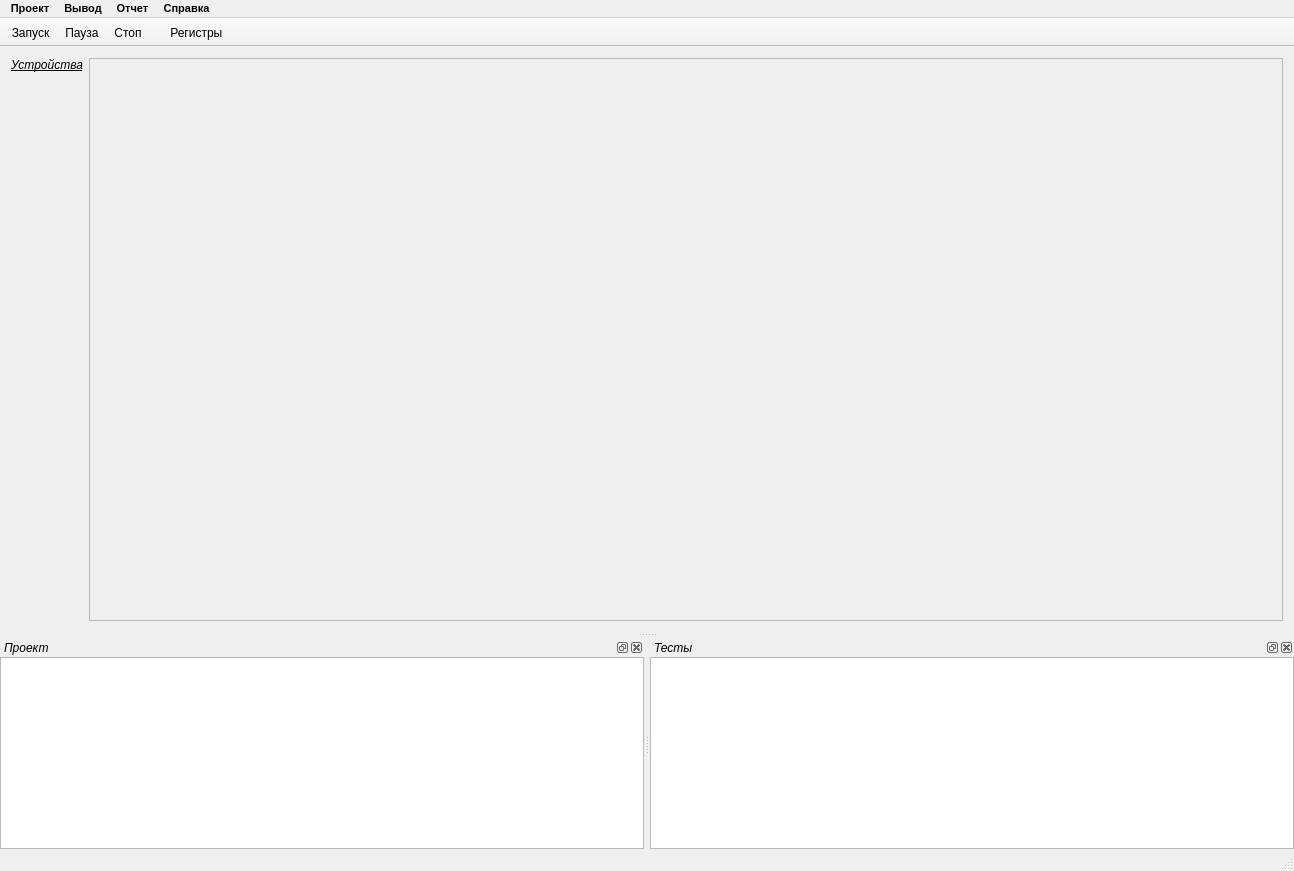
<?xml version="1.0" encoding="UTF-8"?>
<ui version="4.0">
 <class>MainWindow</class>
 <widget class="QMainWindow" name="MainWindow">
  <property name="geometry">
   <rect>
    <x>0</x>
    <y>0</y>
    <width>1294</width>
    <height>871</height>
   </rect>
  </property>
  <property name="windowTitle">
   <string>Программа управления тестированием ВСК</string>
  </property>
  <property name="windowIcon">
   <iconset resource="tgca.qrc">
    <normaloff>:/pictogram/shield_red_2348.png</normaloff>:/pictogram/shield_red_2348.png</iconset>
  </property>
  <widget class="QWidget" name="centralWidget">
   <layout class="QGridLayout" name="gridLayout">
    <item row="0" column="0">
     <layout class="QVBoxLayout" name="deviceLayout">
      <item>
       <widget class="QLabel" name="labeDevicesTitle">
        <property name="font">
         <font>
          <weight>50</weight>
          <italic>true</italic>
          <bold>false</bold>
          <underline>true</underline>
         </font>
        </property>
        <property name="contextMenuPolicy">
         <enum>Qt::CustomContextMenu</enum>
        </property>
        <property name="text">
         <string>Устройства</string>
        </property>
        <property name="alignment">
         <set>Qt::AlignBottom|Qt::AlignHCenter</set>
        </property>
       </widget>
      </item>
      <item>
       <layout class="QVBoxLayout" name="devices"/>
      </item>
      <item>
       <spacer name="verticalSpacer">
        <property name="orientation">
         <enum>Qt::Vertical</enum>
        </property>
        <property name="sizeHint" stdset="0">
         <size>
          <width>20</width>
          <height>40</height>
         </size>
        </property>
       </spacer>
      </item>
     </layout>
    </item>
    <item row="0" column="1">
     <widget class="QScrollArea" name="scrollArea">
      <property name="widgetResizable">
       <bool>true</bool>
      </property>
      <widget class="QWidget" name="scrollLayout">
       <property name="geometry">
        <rect>
         <x>0</x>
         <y>0</y>
         <width>1188</width>
         <height>538</height>
        </rect>
       </property>
       <layout class="QVBoxLayout" name="verticalLayout">
        <item>
         <layout class="QVBoxLayout" name="tests"/>
        </item>
        <item>
         <spacer name="verticalSpacer_2">
          <property name="orientation">
           <enum>Qt::Vertical</enum>
          </property>
          <property name="sizeHint" stdset="0">
           <size>
            <width>20</width>
            <height>266</height>
           </size>
          </property>
         </spacer>
        </item>
       </layout>
      </widget>
     </widget>
    </item>
   </layout>
  </widget>
  <widget class="QToolBar" name="mainToolBar">
   <property name="font">
    <font>
     <pointsize>9</pointsize>
     <weight>50</weight>
     <bold>false</bold>
    </font>
   </property>
   <property name="windowTitle">
    <string>Инструменты</string>
   </property>
   <property name="movable">
    <bool>false</bool>
   </property>
   <property name="iconSize">
    <size>
     <width>20</width>
     <height>20</height>
    </size>
   </property>
   <property name="toolButtonStyle">
    <enum>Qt::ToolButtonTextUnderIcon</enum>
   </property>
   <property name="floatable">
    <bool>false</bool>
   </property>
   <attribute name="toolBarArea">
    <enum>TopToolBarArea</enum>
   </attribute>
   <attribute name="toolBarBreak">
    <bool>false</bool>
   </attribute>
   <addaction name="actRun"/>
   <addaction name="actPause"/>
   <addaction name="actStop"/>
   <addaction name="actConfiguration"/>
  </widget>
  <widget class="QMenuBar" name="menuBar">
   <property name="geometry">
    <rect>
     <x>0</x>
     <y>0</y>
     <width>1294</width>
     <height>22</height>
    </rect>
   </property>
   <property name="font">
    <font>
     <pointsize>8</pointsize>
     <weight>75</weight>
     <bold>true</bold>
    </font>
   </property>
   <widget class="QMenu" name="project">
    <property name="font">
     <font>
      <pointsize>9</pointsize>
     </font>
    </property>
    <property name="title">
     <string>Проект</string>
    </property>
    <widget class="QMenu" name="menuTests">
     <property name="title">
      <string>Добавить тест</string>
     </property>
     <addaction name="actCreateTest"/>
     <addaction name="actLoadTest"/>
    </widget>
    <addaction name="actLoadPrj"/>
    <addaction name="actSavePrj"/>
    <addaction name="actAddDevice"/>
    <addaction name="menuTests"/>
   </widget>
   <widget class="QMenu" name="report">
    <property name="font">
     <font>
      <pointsize>9</pointsize>
     </font>
    </property>
    <property name="title">
     <string>Отчет</string>
    </property>
    <addaction name="actCreateRep"/>
    <addaction name="actPrintRep"/>
   </widget>
   <widget class="QMenu" name="reference">
    <property name="font">
     <font>
      <pointsize>9</pointsize>
     </font>
    </property>
    <property name="title">
     <string>Справка</string>
    </property>
    <addaction name="actAbout"/>
    <addaction name="actHelp"/>
   </widget>
   <widget class="QMenu" name="outputMenu">
    <property name="title">
     <string>Вывод</string>
    </property>
   </widget>
   <addaction name="project"/>
   <addaction name="outputMenu"/>
   <addaction name="report"/>
   <addaction name="reference"/>
  </widget>
  <widget class="QStatusBar" name="statusBar"/>
  <widget class="QDockWidget" name="dockPro">
   <property name="font">
    <font>
     <weight>50</weight>
     <italic>true</italic>
     <bold>false</bold>
    </font>
   </property>
   <property name="floating">
    <bool>false</bool>
   </property>
   <property name="windowTitle">
    <string>Проект</string>
   </property>
   <attribute name="dockWidgetArea">
    <number>8</number>
   </attribute>
   <widget class="QWidget" name="dockWidgetContents">
    <layout class="QGridLayout" name="gridLayout_2">
     <property name="leftMargin">
      <number>0</number>
     </property>
     <property name="topMargin">
      <number>0</number>
     </property>
     <property name="rightMargin">
      <number>0</number>
     </property>
     <property name="bottomMargin">
      <number>0</number>
     </property>
     <item row="0" column="0">
      <widget class="QTextBrowser" name="projectBrowser">
       <property name="sizePolicy">
        <sizepolicy hsizetype="Expanding" vsizetype="Expanding">
         <horstretch>0</horstretch>
         <verstretch>0</verstretch>
        </sizepolicy>
       </property>
       <property name="font">
        <font>
         <pointsize>7</pointsize>
        </font>
       </property>
       <property name="contextMenuPolicy">
        <enum>Qt::CustomContextMenu</enum>
       </property>
      </widget>
     </item>
    </layout>
   </widget>
  </widget>
  <widget class="QDockWidget" name="dockTest">
   <property name="font">
    <font>
     <italic>true</italic>
    </font>
   </property>
   <property name="windowTitle">
    <string>Тесты</string>
   </property>
   <attribute name="dockWidgetArea">
    <number>8</number>
   </attribute>
   <widget class="QWidget" name="dockWidgetContents_2">
    <layout class="QGridLayout" name="gridLayout_3">
     <property name="leftMargin">
      <number>0</number>
     </property>
     <property name="topMargin">
      <number>0</number>
     </property>
     <property name="rightMargin">
      <number>0</number>
     </property>
     <property name="bottomMargin">
      <number>0</number>
     </property>
     <item row="0" column="0">
      <widget class="QTextBrowser" name="testBrowser">
       <property name="contextMenuPolicy">
        <enum>Qt::CustomContextMenu</enum>
       </property>
       <property name="html">
        <string>&lt;!DOCTYPE HTML PUBLIC &quot;-//W3C//DTD HTML 4.0//EN&quot; &quot;http://www.w3.org/TR/REC-html40/strict.dtd&quot;&gt;
&lt;html&gt;&lt;head&gt;&lt;meta name=&quot;qrichtext&quot; content=&quot;1&quot; /&gt;&lt;style type=&quot;text/css&quot;&gt;
p, li { white-space: pre-wrap; }
&lt;/style&gt;&lt;/head&gt;&lt;body style=&quot; font-family:'Sans'; font-size:10pt; font-weight:400; font-style:italic;&quot;&gt;
&lt;p style=&quot;-qt-paragraph-type:empty; margin-top:0px; margin-bottom:0px; margin-left:0px; margin-right:0px; -qt-block-indent:0; text-indent:0px;&quot;&gt;&lt;br /&gt;&lt;/p&gt;&lt;/body&gt;&lt;/html&gt;</string>
       </property>
      </widget>
     </item>
    </layout>
   </widget>
  </widget>
  <action name="actConfiguration">
   <property name="icon">
    <iconset resource="tgca.qrc">
     <normaloff>:/pictogram/calculator_8158.png</normaloff>:/pictogram/calculator_8158.png</iconset>
   </property>
   <property name="text">
    <string>Конфигурация</string>
   </property>
   <property name="iconText">
    <string>    Регистры  </string>
   </property>
   <property name="toolTip">
    <string>Просмотр и конфигурация регистров устройства</string>
   </property>
  </action>
  <action name="actLoadPrj">
   <property name="icon">
    <iconset resource="tgca.qrc">
     <normaloff>:/pictogram/kde-document-open_9221.png</normaloff>:/pictogram/kde-document-open_9221.png</iconset>
   </property>
   <property name="text">
    <string>Загрузить</string>
   </property>
   <property name="toolTip">
    <string>Загрузить проект из файла</string>
   </property>
   <property name="shortcut">
    <string>Ctrl+P</string>
   </property>
  </action>
  <action name="actSavePrj">
   <property name="icon">
    <iconset resource="tgca.qrc">
     <normaloff>:/pictogram/disk_1286.png</normaloff>:/pictogram/disk_1286.png</iconset>
   </property>
   <property name="text">
    <string>Сохранить</string>
   </property>
   <property name="toolTip">
    <string>Сохранить проект в файле</string>
   </property>
   <property name="shortcut">
    <string>Ctrl+S</string>
   </property>
  </action>
  <action name="actCreateRep">
   <property name="icon">
    <iconset resource="tgca.qrc">
     <normaloff>:/pictogram/script_save_8920.png</normaloff>:/pictogram/script_save_8920.png</iconset>
   </property>
   <property name="text">
    <string>Сохранить в PDF</string>
   </property>
   <property name="toolTip">
    <string>Создать отчёт для просмотра</string>
   </property>
   <property name="shortcut">
    <string>Ctrl+R</string>
   </property>
  </action>
  <action name="actPrintRep">
   <property name="icon">
    <iconset resource="tgca.qrc">
     <normaloff>:/pictogram/printer_5065.png</normaloff>:/pictogram/printer_5065.png</iconset>
   </property>
   <property name="text">
    <string>Напечатать</string>
   </property>
   <property name="toolTip">
    <string>Создание и печать отчёта без просмотра</string>
   </property>
  </action>
  <action name="actAbout">
   <property name="text">
    <string>О программе</string>
   </property>
   <property name="toolTip">
    <string>Справка о программе</string>
   </property>
   <property name="shortcut">
    <string>Ctrl+?</string>
   </property>
  </action>
  <action name="actHelp">
   <property name="text">
    <string>Помощь</string>
   </property>
   <property name="toolTip">
    <string>Открыть файл описания (руководство)</string>
   </property>
   <property name="shortcut">
    <string>F1</string>
   </property>
  </action>
  <action name="actAddDevice">
   <property name="text">
    <string>Добавить устройство</string>
   </property>
   <property name="shortcut">
    <string>Ctrl+A</string>
   </property>
  </action>
  <action name="actRun">
   <property name="icon">
    <iconset resource="tgca.qrc">
     <normaloff>:/pictogram/gtk-media-play-ltr_8717.png</normaloff>:/pictogram/gtk-media-play-ltr_8717.png</iconset>
   </property>
   <property name="text">
    <string>Запуск</string>
   </property>
   <property name="toolTip">
    <string>Запустить тест(ы) на выполнение</string>
   </property>
   <property name="shortcut">
    <string>F5</string>
   </property>
  </action>
  <action name="actCreateTest">
   <property name="text">
    <string>Создать</string>
   </property>
   <property name="toolTip">
    <string>Создать новый тест</string>
   </property>
   <property name="shortcut">
    <string>Ctrl+N</string>
   </property>
  </action>
  <action name="actLoadTest">
   <property name="text">
    <string>Загрузить</string>
   </property>
   <property name="toolTip">
    <string>Загрузить тест из файла</string>
   </property>
   <property name="shortcut">
    <string>Ctrl+L</string>
   </property>
  </action>
  <action name="actPause">
   <property name="icon">
    <iconset resource="tgca.qrc">
     <normaloff>:/pictogram/gtk-media-pause_2289.png</normaloff>:/pictogram/gtk-media-pause_2289.png</iconset>
   </property>
   <property name="text">
    <string>Пауза</string>
   </property>
   <property name="shortcut">
    <string>Pause</string>
   </property>
  </action>
  <action name="actStop">
   <property name="icon">
    <iconset resource="tgca.qrc">
     <normaloff>:/pictogram/gtk-media-stop_9402.png</normaloff>:/pictogram/gtk-media-stop_9402.png</iconset>
   </property>
   <property name="text">
    <string>Стоп</string>
   </property>
   <property name="toolTip">
    <string>Прервать выполнение тестов</string>
   </property>
   <property name="shortcut">
    <string>Ctrl+Cancel</string>
   </property>
  </action>
 </widget>
 <layoutdefault spacing="6" margin="11"/>
 <resources>
  <include location="tgca.qrc"/>
 </resources>
 <connections>
  <connection>
   <sender>actAddDevice</sender>
   <signal>triggered()</signal>
   <receiver>MainWindow</receiver>
   <slot>addDevice()</slot>
   <hints>
    <hint type="sourcelabel">
     <x>-1</x>
     <y>-1</y>
    </hint>
    <hint type="destinationlabel">
     <x>548</x>
     <y>363</y>
    </hint>
   </hints>
  </connection>
  <connection>
   <sender>actLoadPrj</sender>
   <signal>triggered()</signal>
   <receiver>MainWindow</receiver>
   <slot>onLoadPrj()</slot>
   <hints>
    <hint type="sourcelabel">
     <x>-1</x>
     <y>-1</y>
    </hint>
    <hint type="destinationlabel">
     <x>548</x>
     <y>363</y>
    </hint>
   </hints>
  </connection>
  <connection>
   <sender>actConfiguration</sender>
   <signal>triggered()</signal>
   <receiver>MainWindow</receiver>
   <slot>onPushConfig()</slot>
   <hints>
    <hint type="sourcelabel">
     <x>-1</x>
     <y>-1</y>
    </hint>
    <hint type="destinationlabel">
     <x>548</x>
     <y>363</y>
    </hint>
   </hints>
  </connection>
  <connection>
   <sender>actCreateRep</sender>
   <signal>triggered()</signal>
   <receiver>MainWindow</receiver>
   <slot>onCreateRep()</slot>
   <hints>
    <hint type="sourcelabel">
     <x>-1</x>
     <y>-1</y>
    </hint>
    <hint type="destinationlabel">
     <x>548</x>
     <y>363</y>
    </hint>
   </hints>
  </connection>
  <connection>
   <sender>actHelp</sender>
   <signal>triggered()</signal>
   <receiver>MainWindow</receiver>
   <slot>onHelp()</slot>
   <hints>
    <hint type="sourcelabel">
     <x>-1</x>
     <y>-1</y>
    </hint>
    <hint type="destinationlabel">
     <x>548</x>
     <y>363</y>
    </hint>
   </hints>
  </connection>
  <connection>
   <sender>actPrintRep</sender>
   <signal>triggered()</signal>
   <receiver>MainWindow</receiver>
   <slot>onPrintRep()</slot>
   <hints>
    <hint type="sourcelabel">
     <x>-1</x>
     <y>-1</y>
    </hint>
    <hint type="destinationlabel">
     <x>548</x>
     <y>363</y>
    </hint>
   </hints>
  </connection>
  <connection>
   <sender>actSavePrj</sender>
   <signal>triggered()</signal>
   <receiver>MainWindow</receiver>
   <slot>onSavePrj()</slot>
   <hints>
    <hint type="sourcelabel">
     <x>-1</x>
     <y>-1</y>
    </hint>
    <hint type="destinationlabel">
     <x>548</x>
     <y>363</y>
    </hint>
   </hints>
  </connection>
  <connection>
   <sender>labeDevicesTitle</sender>
   <signal>customContextMenuRequested(QPoint)</signal>
   <receiver>MainWindow</receiver>
   <slot>onMenuDevices(QPoint)</slot>
   <hints>
    <hint type="sourcelabel">
     <x>85</x>
     <y>84</y>
    </hint>
    <hint type="destinationlabel">
     <x>548</x>
     <y>363</y>
    </hint>
   </hints>
  </connection>
  <connection>
   <sender>actAbout</sender>
   <signal>triggered()</signal>
   <receiver>MainWindow</receiver>
   <slot>onAbout()</slot>
   <hints>
    <hint type="sourcelabel">
     <x>-1</x>
     <y>-1</y>
    </hint>
    <hint type="destinationlabel">
     <x>548</x>
     <y>363</y>
    </hint>
   </hints>
  </connection>
  <connection>
   <sender>actCreateTest</sender>
   <signal>triggered()</signal>
   <receiver>MainWindow</receiver>
   <slot>createTest()</slot>
   <hints>
    <hint type="sourcelabel">
     <x>-1</x>
     <y>-1</y>
    </hint>
    <hint type="destinationlabel">
     <x>597</x>
     <y>261</y>
    </hint>
   </hints>
  </connection>
  <connection>
   <sender>actLoadTest</sender>
   <signal>triggered()</signal>
   <receiver>MainWindow</receiver>
   <slot>loadTest()</slot>
   <hints>
    <hint type="sourcelabel">
     <x>-1</x>
     <y>-1</y>
    </hint>
    <hint type="destinationlabel">
     <x>158</x>
     <y>270</y>
    </hint>
   </hints>
  </connection>
  <connection>
   <sender>scrollArea</sender>
   <signal>customContextMenuRequested(QPoint)</signal>
   <receiver>MainWindow</receiver>
   <slot>onMenuTests(QPoint)</slot>
   <hints>
    <hint type="sourcelabel">
     <x>787</x>
     <y>240</y>
    </hint>
    <hint type="destinationlabel">
     <x>753</x>
     <y>322</y>
    </hint>
   </hints>
  </connection>
  <connection>
   <sender>centralWidget</sender>
   <signal>customContextMenuRequested(QPoint)</signal>
   <receiver>MainWindow</receiver>
   <slot>onMenuDevices(QPoint)</slot>
   <hints>
    <hint type="sourcelabel">
     <x>753</x>
     <y>240</y>
    </hint>
    <hint type="destinationlabel">
     <x>753</x>
     <y>322</y>
    </hint>
   </hints>
  </connection>
  <connection>
   <sender>projectBrowser</sender>
   <signal>customContextMenuRequested(QPoint)</signal>
   <receiver>MainWindow</receiver>
   <slot>onMenuOutput(QPoint)</slot>
   <hints>
    <hint type="sourcelabel">
     <x>376</x>
     <y>527</y>
    </hint>
    <hint type="destinationlabel">
     <x>753</x>
     <y>322</y>
    </hint>
   </hints>
  </connection>
  <connection>
   <sender>testBrowser</sender>
   <signal>customContextMenuRequested(QPoint)</signal>
   <receiver>MainWindow</receiver>
   <slot>onMenuOutput(QPoint)</slot>
   <hints>
    <hint type="sourcelabel">
     <x>1131</x>
     <y>527</y>
    </hint>
    <hint type="destinationlabel">
     <x>753</x>
     <y>322</y>
    </hint>
   </hints>
  </connection>
 </connections>
 <slots>
  <signal>runPressed()</signal>
  <slot>onLoadTst()</slot>
  <slot>onCreateRep()</slot>
  <slot>onAbout()</slot>
  <slot>addDevice()</slot>
  <slot>onPushConfig()</slot>
  <slot>onLoadPrj()</slot>
  <slot>onSavePrj()</slot>
  <slot>onRunTst()</slot>
  <slot>onPrintRep()</slot>
  <slot>onHelp()</slot>
  <slot>onMenuDevices(QPoint)</slot>
  <slot>createTest()</slot>
  <slot>loadTest()</slot>
  <slot>onStop()</slot>
  <slot>onPause()</slot>
  <slot>onMenuTests(QPoint)</slot>
  <slot>onMenuOutput(QPoint)</slot>
 </slots>
</ui>
